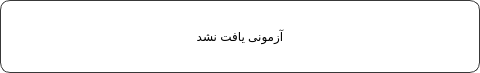
<?xml version="1.0" encoding="UTF-8"?>
<ui version="4.0">
 <class>cardFrame</class>
 <widget class="QFrame" name="cardFrame">
  <property name="geometry">
   <rect>
    <x>0</x>
    <y>0</y>
    <width>480</width>
    <height>73</height>
   </rect>
  </property>
  <property name="minimumSize">
   <size>
    <width>480</width>
    <height>73</height>
   </size>
  </property>
  <property name="maximumSize">
   <size>
    <width>480</width>
    <height>73</height>
   </size>
  </property>
  <property name="windowTitle">
   <string>Frame</string>
  </property>
  <property name="styleSheet">
   <string notr="true">QFrame#cardFrame{
background-color:#ffffff;
border-radius:10px;
border:1px solid #383838;
}</string>
  </property>
  <layout class="QHBoxLayout" name="horizontalLayout">
   <property name="spacing">
    <number>0</number>
   </property>
   <property name="leftMargin">
    <number>5</number>
   </property>
   <property name="topMargin">
    <number>0</number>
   </property>
   <property name="rightMargin">
    <number>5</number>
   </property>
   <property name="bottomMargin">
    <number>0</number>
   </property>
   <item>
    <widget class="QLabel" name="label">
     <property name="text">
      <string>آزمونی یافت نشد</string>
     </property>
     <property name="alignment">
      <set>Qt::AlignCenter</set>
     </property>
    </widget>
   </item>
  </layout>
 </widget>
 <resources/>
 <connections/>
</ui>
